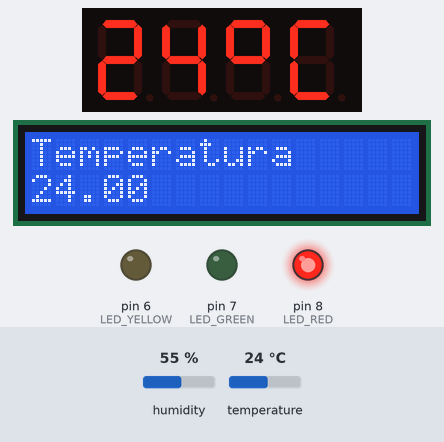
The sketch below on a simulated Arduino Uno, built with avr-gcc and run on an emulated ATmega328P. Parts: 4-digit seven-segment display, 16×2 character LCD, output pins drawn as LEDs (lit = HIGH). The test bench sets the inputs (shaded band); at power-on: temperature 24 °C, humidity 55 %. WiFi joins after 1.5 s; servers stay silent unless stated; what the sketch prints to the serial monitor is not drawn.

Above: at 3.2 s.
3.3 s: temperature set to 12 °C
At 10.0 s:
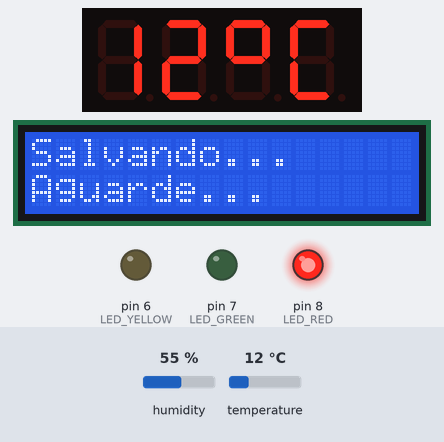
14.2 s: temperature set to 19 °C
At 20.8 s:
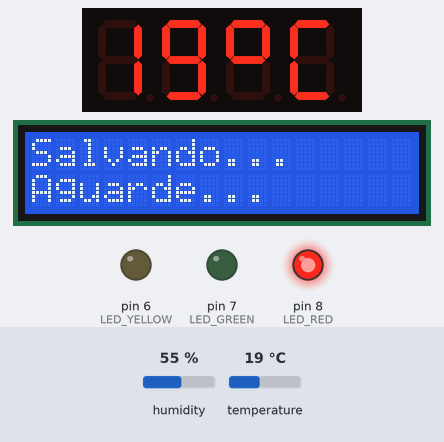
21.1 s: temperature set to 28 °C
At 28.4 s:
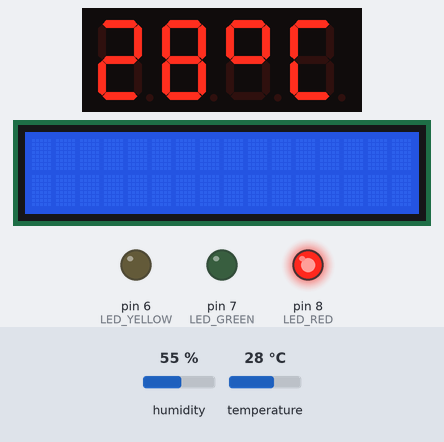
Timing chart, 0 to 29.9 s (numbered marks = the images above; inputs shaded):
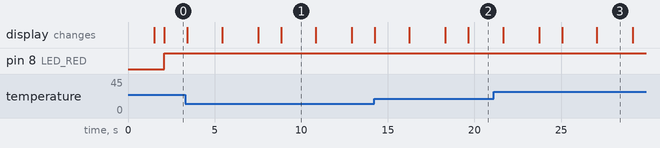

The sketch:

tests.ino
```cpp
#include <ArduinoJson.h>
#include <SPI.h>
#include <TM1637Display.h>
#include <DHT.h>
#include <LiquidCrystal_I2C.h>
#include <Ethernet.h>

#define LED_RED 8
#define LED_GREEN 7
#define LED_YELLOW 6
#define CLK 2
#define DIO 3
#define DHTTYPE DHT11
#define DHTPIN A1

TM1637Display display = TM1637Display(CLK, DIO);
LiquidCrystal_I2C lcd(0x27, 16, 2);
DHT dht(DHTPIN, DHTTYPE);
IPAddress serverIp(192, 168, 0, 177); // ip do servidor

uint8_t data[] = {0xff, 0xff, 0xff, 0xff};
uint8_t blank[] = {0x00, 0x00, 0x00, 0x00};
const uint8_t celsius[] = {
  SEG_A | SEG_B | SEG_F | SEG_G, // Circle
  SEG_A | SEG_D | SEG_E | SEG_F  // C
};
int serverPort = 3000;
EthernetClient client;
float temperatura;
float umidade;

void setup()
{
  initialize();
  initializeEthernet();
}

void loop()
{

  Serial.println("loop..");
  readTemp();
  sendTemp(temperatura, umidade);
}

// *********************************************

void initialize()
{
  Serial.begin(9600);
  pinMode(LED_GREEN, OUTPUT);
  pinMode(LED_RED, OUTPUT);
  pinMode(LED_YELLOW, OUTPUT);

  dht.begin();

  // SET 4-DIGITS DISPLAY
  display.setBrightness(1);
  display.setSegments(data);

  // INIT BLACKLIGHT
  lcd.init();
  lcd.setBacklight(HIGH);
}

void initializeEthernet()
{
  byte mac[] = {0x00, 0xAA, 0xBB, 0xCC, 0xDE, 0x02}; // mac da shield ethernet
  byte ip[] = {192, 168, 0, 34};                     // ip do shield

  alerts("Conectando de ", "192.168.0.34");
  delay(1000);

  Ethernet.begin(mac, ip);
  if (Ethernet.hardwareStatus() == EthernetNoHardware)
  {
    alerts("ERROR", "COD 02"); // Placa ethernet não foi encontrada.
    while (Ethernet.hardwareStatus() == EthernetNoHardware)
    {
      delay(100);
    }
  }

  if (Ethernet.linkStatus() == LinkOFF)
  {
    alerts("ERROR", "COD 03"); // LINK DESLIGADO
    while (Ethernet.linkStatus() == LinkOFF)
    {
      delay(100);
    }
  }
  client.connect(serverIp, serverPort);
  if (!client.connect(serverIp, serverPort))
  {
    while (!client.connect(serverIp, serverPort))
    { // enquanto não estiver conectado ao endereço do servidor,...
      alerts("Tentando", "novamente...");
      delay(500);
      lcd.clear();
      alerts("ERROR", "COD 04"); // FALHA NA CONEXÃO COM A API
    }
    alerts("Conectado!", "Conexão restaurada!");
    delay(5000);
    lcd.clear();
  }

  alerts("Conexao", "OK!");
  delay(500);
  clearBlacklight();
}

// *********************************************

void readTemp()
{
  Serial.println("Chegou aqui");
  temperatura = dht.readTemperature();
  umidade = dht.readHumidity();
  display.showNumberDec(temperatura, false, 2, 0);
  display.setSegments(celsius, 2, 2);

  lcd.setCursor(0, 0);
  lcd.print("Temperatura");
  lcd.setCursor(0, 1);
  lcd.print(temperatura);

  writeLed(temperatura);
  delay(1000);
}

void sendTemp(float temperatura, float umidade)
{
  delay(100);
  if (client.connect(serverIp, serverPort))
  {
    if (client.connected())
    {
      alerts("Salvando...", "Aguarde...");
      delay(2000);
      clearBlacklight();
      String postData = preparePostData(temperatura, umidade);
      client.println("POST http://localhost:3000/temperatura HTTP/1.1");
      client.println("Host: localhost:3000");
      client.println("Host: localhost:3000");
      client.println("Content-type: application/json");
      client.println("User-Agent: Arduino/1.0");
      client.println("Connection: close");
      client.print("Content-Length: ");
      client.println(postData.length());
      client.println();
      client.println(postData);
    }
    else
    {
      alerts("Nao conectado", "=(");
      Serial.println("Não conectado");
    }
    delay(2000);
    clearBlacklight();
  }
}

// **************************************************

void alerts(String l1, String l2)
{
  Serial.println(l1);
  Serial.println(l2);

  lcd.clear();
  lcd.setCursor(0, 0);
  lcd.print(l1);
  lcd.setCursor(0, 1);
  lcd.print(l2);
}

void clearBlacklight()
{
  lcd.clear();
}

void writeLed(float temperatura)
{
  Serial.println(temperatura);
  if (temperatura >= 0 && temperatura <= 25)
  {
    digitalWrite(LED_GREEN, 1);
    digitalWrite(LED_RED, 0);
  }
  digitalWrite(LED_GREEN, 0);
  digitalWrite(LED_RED, 1);
}

String preparePostData(float temperatura, float umidade)
{
  String data = "{\"temperatura\":";
  data += temperatura;
  data += ", \"umidade\":";
  data += umidade;
  data += "}";
  return data;
}
```

Measured:
- what the display in image 1 shows lasts 2.0 s, from 8.8 s to 10.8 s
